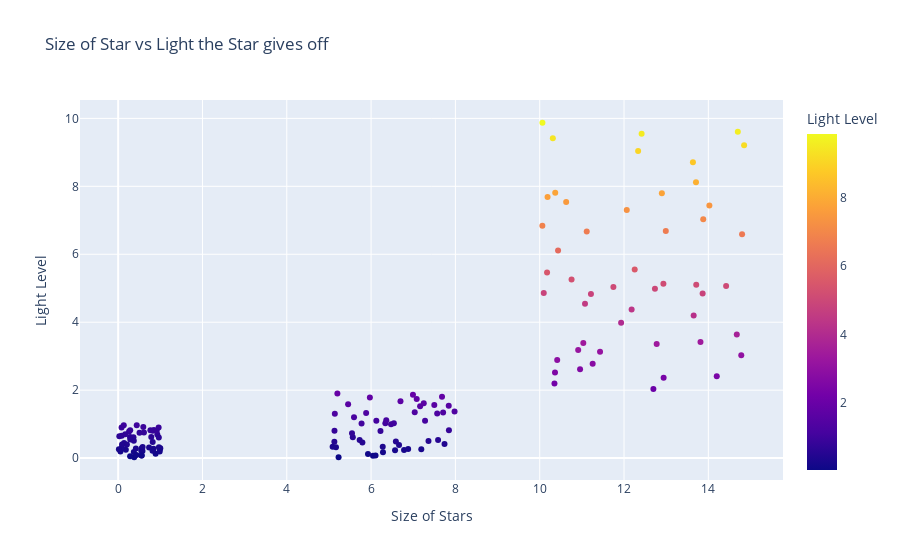

Notebook cell for this chart:
### Markdown cell above
## Shwoing Data

### Code cell
data_chart = px.scatter(x=size, y=light, color=light, labels=dict(x="Size of Stars", y="Light Level", color="Light Level"), title="Size of Star vs Light the Star gives off")
data_chart.show()

### Figure 1 — Plotly figure (JSON) as saved in the notebook; plotly's stock layout.template omitted (floating-point values rounded to 4 significant figures; data arrays with more than 128 entries replaced by an {"elided": "..."} marker saying what was removed)
{"data": [{"hovertemplate": "Size of Stars=%{x}<br>Light Level=%{marker.color}<extra></extra>", "legendgroup": "", "marker": {"color": {"elided": "150 float values"}, "coloraxis": "coloraxis", "symbol": "circle"}, "mode": "markers", "name": "", "orientation": "v", "showlegend": false, "type": "scatter", "x": {"elided": "150 float values"}, "xaxis": "x", "y": {"elided": "150 float values"}, "yaxis": "y"}], "layout": {"coloraxis": {"colorbar": {"title": {"text": "Light Level"}}, "colorscale": [[0, "#0d0887"], [0.1111, "#46039f"], [0.2222, "#7201a8"], [0.3333, "#9c179e"], [0.4444, "#bd3786"], [0.5556, "#d8576b"], [0.6667, "#ed7953"], [0.7778, "#fb9f3a"], [0.8889, "#fdca26"], [1, "#f0f921"]]}, "legend": {"tracegroupgap": 0}, "title": {"text": "Size of Star vs Light the Star gives off"}, "xaxis": {"anchor": "y", "domain": [0, 1], "title": {"text": "Size of Stars"}}, "yaxis": {"anchor": "x", "domain": [0, 1], "title": {"text": "Light Level"}}}}
